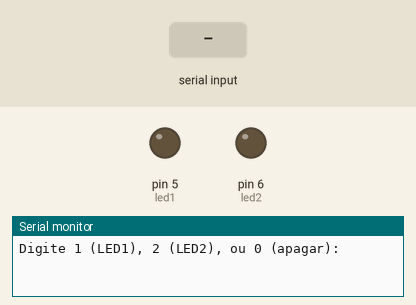
Recording of a sketch running on a simulated Arduino Uno, built with avr-gcc and run on an emulated ATmega328P. On the bench: output pins drawn as LEDs (lit = HIGH), the last lines printed to the serial monitor. The test bench sets the inputs (shaded band).

Above: at 1.2 s.
1.3 s: "1" received over Serial
At 3.4 s:
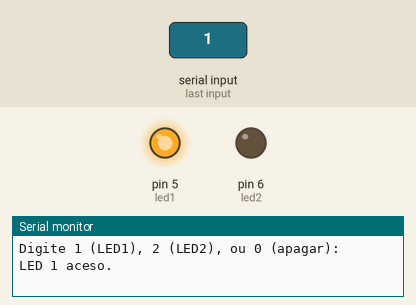
3.8 s: "2" received over Serial
At 5.3 s:
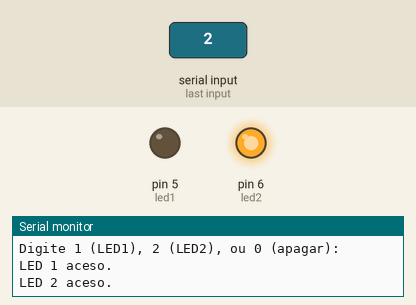
6.3 s: "0" received over Serial
At 8.4 s:
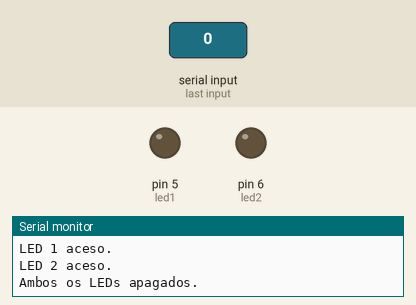
Timing chart, 0 to 9.9 s (numbered marks = the images above; inputs shaded):
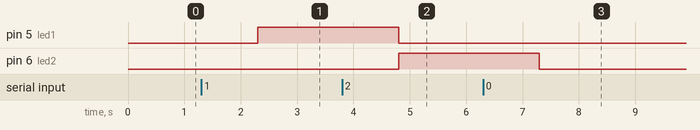

The sketch:

desfio_condicionais_011.ino
```cpp
//Enviar 1 para acender o LED 1 (verde)
//Enviar 2 para acender o LED 2 (vermelho)
//Enviar 0 para apagar ambos


// criar as variáveis
String opcao = "";
int led1 = 5;
int led2 = 6;

void setup() {
  Serial.begin(9600);
  pinMode(led1, OUTPUT);
  pinMode(led2, OUTPUT);

  Serial.println("Digite 1 (LED1), 2 (LED2), ou 0 (apagar):");
}

void loop() {
  if (Serial.available() > 0) {
    opcao = Serial.readString();

    if (opcao == "1") {
      digitalWrite(led1, HIGH);
      digitalWrite(led2, LOW);
      Serial.println("LED 1 aceso.");
    }

    if (opcao == "2") {
      digitalWrite(led1, LOW);
      digitalWrite(led2, HIGH);
      Serial.println("LED 2 aceso.");
    }

    if (opcao == "0") {
      digitalWrite(led1, LOW);
      digitalWrite(led2, LOW);
      Serial.println("Ambos os LEDs apagados.");
    }
  }
}
```

Measured:
- after the input at 1.3 s, pin 5 (led1): LOW → HIGH after 1.0 s
- after the input at 3.8 s, pin 5 (led1): HIGH → LOW after 1.0 s; pin 6 (led2): LOW → HIGH after 1.0 s
- after the input at 6.3 s, pin 6 (led2): HIGH → LOW after 1.0 s
